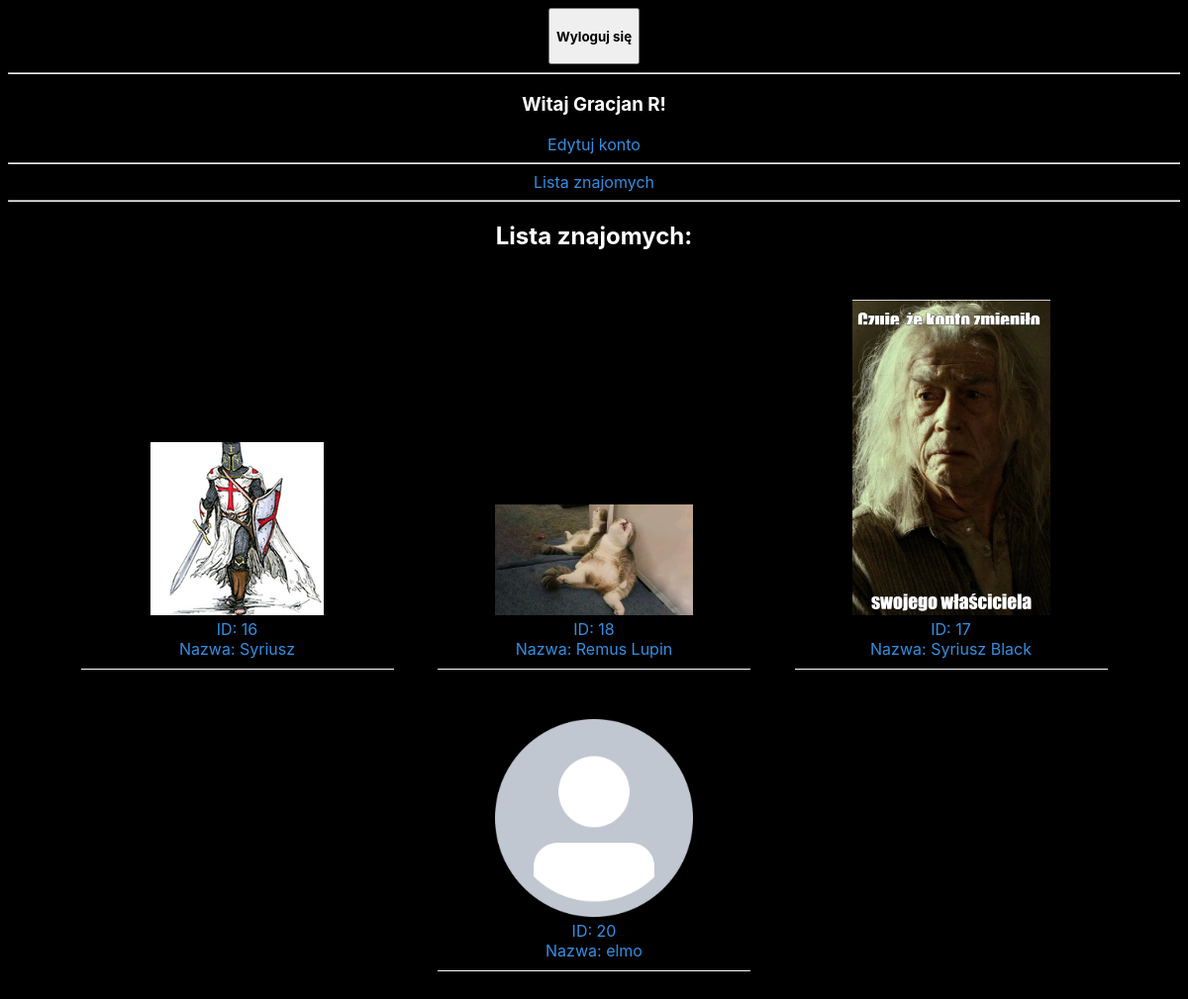
The page /friends.php (signed in) on the database its author committed.
### tables this page shows
CREATE TABLE `accounts` (
  `id` int(11) NOT NULL,
  `login` text NOT NULL,
  `name` text NOT NULL,
  `mail` text DEFAULT NULL,
  `hash` text NOT NULL,
  `avatar` int(11) DEFAULT 1,
  `created_at` datetime NOT NULL DEFAULT current_timestamp(),
  `updated_at` datetime NOT NULL DEFAULT current_timestamp()
);

CREATE TABLE `avatars` (
  `id` int(11) NOT NULL,
  `nameAvatar` text NOT NULL
);

### friendsListFunction.php (the view, shortened to what this page needs)
<?php
    function friendsList($id){
        require_once("conn.php");
        $queryList = "SELECT accounts.id, name, nameAvatar FROM accounts, friends, avatars WHERE (userSender = $id || userRecipient = $id) AND (friends.userSender = accounts.id OR friends.userRecipient = accounts.id) AND accounts.id != $id AND accounts.avatar = avatars.id";
        $selectList = mysqli_query($conn, $queryList);
        $user = [];
        $list = [];
        $i = 0;
        while($row = mysqli_fetch_row($selectList)){
            $user['id'] = $row[0];
            $user['name'] = $row[1];
            $user['avatar'] = $row[2];
            $list[$i] = $user;
            $i++;
        }
        foreach($list as $user){
            echo "
            <a href='/back/profile.php?id=".$user['id']."'>
                <section class='friend'>
                    <img src='/back/foto/".$user['avatar']."' alt='avatar' class='avatar'><br>
                    ID: ".$user['id']."<br>
                    Nazwa: ".$user['name']."
                </section>
            </a>
            ";
        }
    }
?>

### friends.php (shortened to what this page needs)
<!DOCTYPE html>
<html lang="pl">
    <head>
        <link rel="stylesheet" href="main.css">
    </head>
    <body>
        <header>
            <form action="logout.php">
                <button type="submit">
                    <h4>
                        Wyloguj się
                    </h4>
                </button>
            </form><hr>
            <h3>
                Witaj
                <b>
                    <?php
                        echo $_SESSION['userData']['name']."!";
                    ?>
                </b>
            </h3>
            <a href='editAccount.php'>
                Edytuj konto
            </a><hr>
            <a href=''>
                Lista znajomych
            </a><hr>
        </header>
        <content>
            <h2>
                Lista znajomych:
            </h2>
            <?php
                require_once("friendsListFunction.php");
                friendsList($_SESSION['userData']['id']);
            ?>
        </content>
    </body>
</html>

### main.css (style rules this page uses)
body { font-family: -apple-system, BlinkMacSystemFont, 'Segoe UI', Roboto, Oxygen, Ubuntu, Cantarell, 'Open Sans', 'Helvetica Neue', sans-serif; text-align: center; color: white; background: black; }
button { font-family: -apple-system, BlinkMacSystemFont, 'Segoe UI', Roboto, Oxygen, Ubuntu, Cantarell, 'Open Sans', 'Helvetica Neue', sans-serif; }
a { color: #348fe2; text-decoration: none; }
img.avatar { max-width: 200px; }
section.friend { display: inline-block; width: 25%; margin: 20px; padding: 10px; border-bottom: 1px solid white; }

### rows shown on the page
accounts: avatar.nameAvatar (picture), id "16", name "Syriusz"
accounts: avatar.nameAvatar (picture), id "18", name "Remus Lupin"
accounts: avatar.nameAvatar (picture), id "17", name "Syriusz Black"
accounts: avatar.nameAvatar (placeholder picture), id "20", name "elmo"

### other values the page prints
$_SESSION['userData']['name'] "Gracjan R"
